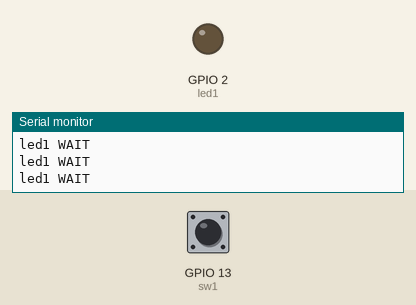
Bench run of a sketch on a simulated ESP32. Parts: output pins drawn as LEDs (lit = HIGH), the last lines printed to the serial monitor. The test bench sets the inputs (shaded band); at power-on: GPIO 13 (sw1) HIGH.

Above: at 1.2 s.
1.3 s: GPIO 13 (sw1) pulled LOW for 0.15 s
At 2.5 s:
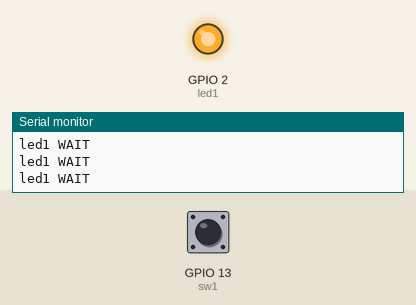
2.9 s: GPIO 13 (sw1) pulled LOW for 1 s
At 3.7 s:
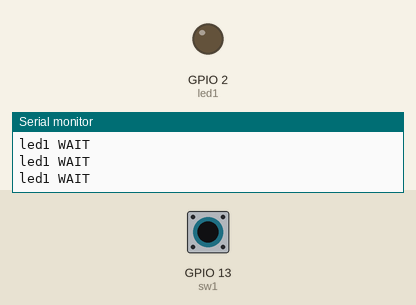
5.4 s: GPIO 13 (sw1) pulled LOW for 3.2 s
At 5.7 s:
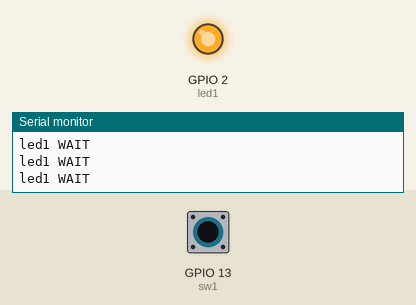
Timing chart, 0 to 8.4 s (numbered marks = the images above; inputs shaded):
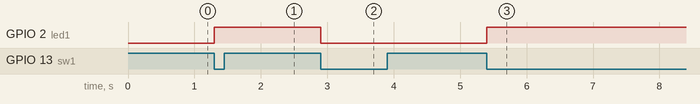

The sketch:

interruptTest.ino
```cpp
#define sw1 13
#define led1 2

void IRAM_ATTR ZD() {
  if(digitalRead(led1) == LOW){
    digitalWrite(led1,HIGH);
    Serial.println("led1 ON");
  }
  else{
    digitalWrite(led1,LOW);
    Serial.println("led1 OFF");
  }
}

void setup() {
  Serial.begin(115200);
  Serial.println("led1 SET");
  pinMode(led1,OUTPUT);
  pinMode(sw1,INPUT_PULLUP);
  digitalWrite(led1,LOW);
  attachInterrupt(sw1,ZD,FALLING);
}
void loop() {
  Serial.println("led1 WAIT");
  delay(100);
}
```

Measured:
- after the input at 1.3 s, GPIO 2 (led1): LOW → HIGH at once
- after the input at 2.9 s, GPIO 2 (led1): HIGH → LOW at once
- after the input at 5.4 s, GPIO 2 (led1): LOW → HIGH at once
